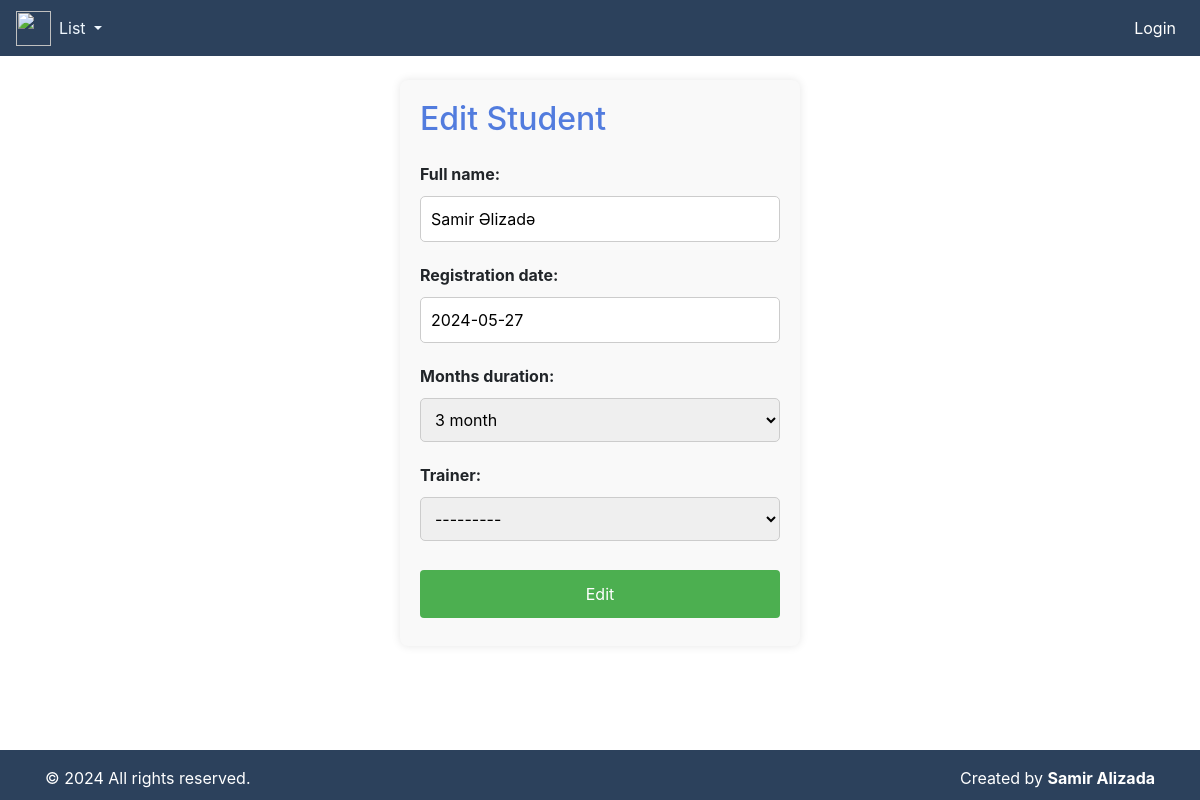
Page /update-student/20/ on the earlier database version.
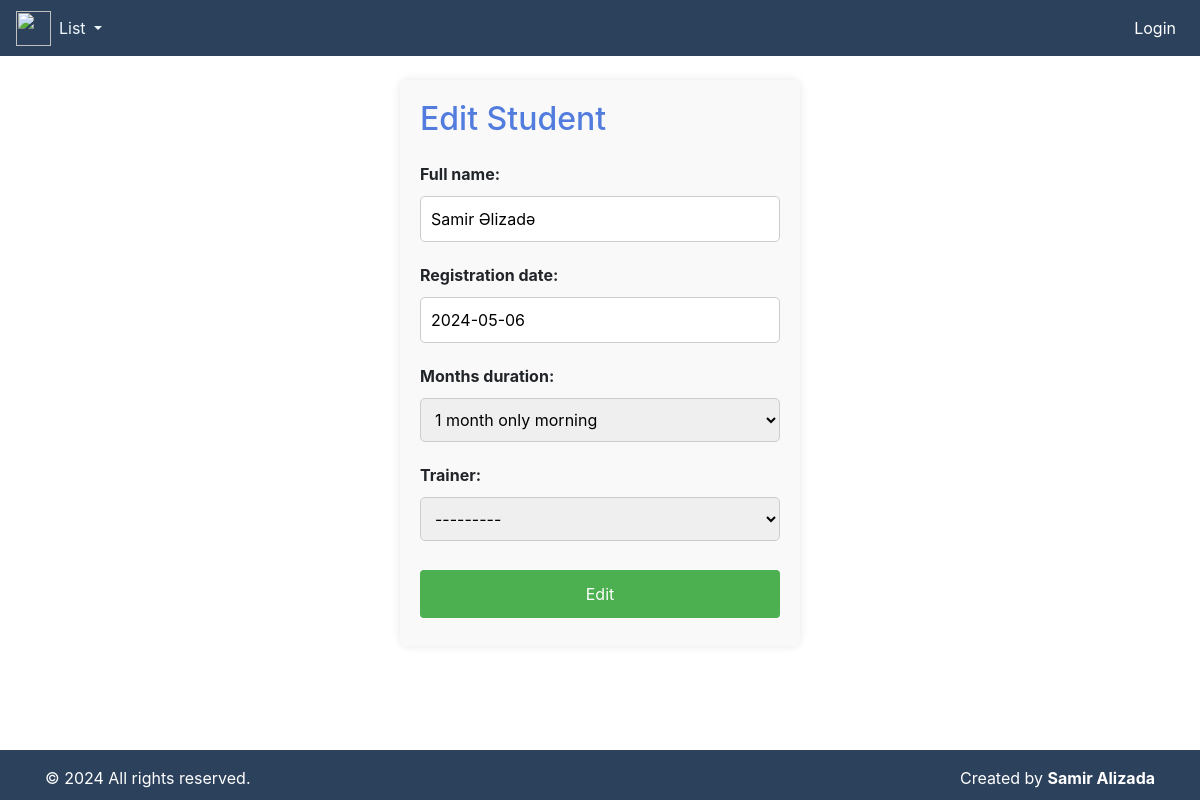
Same page on the later database version.
### fitness/models.py (models this page shows, shortened)
class Student(models.Model):
    full_name = models.CharField(max_length=100)
    registration_date = models.DateField(default=timezone.now)
    months_duration = models.ForeignKey(MonthlyPricing, on_delete=models.CASCADE, null=True, blank=True)
    trainer = models.ForeignKey(Trainer, on_delete=models.CASCADE, null=True, blank=True)
    payment = models.IntegerField(default=0)
    end_date = models.DateField(null=True, blank=True)

class Trainer(models.Model):
    full_name = models.CharField(max_length=100)
    registration_date = models.DateField(default=timezone.now)
    monthly_fee = models.IntegerField()
    student_fee = models.IntegerField()
    def __str__(self) -> str:
        return f"{self.full_name}"

### fitness/views.py (the view)
# urls.py: path('update-student/<int:pk>/', update_student, name='update_student'),
def update_student(request, pk):
    student = get_object_or_404(Student, pk=pk)
    form = StudentForm(instance=student)
    if request.method == 'POST':
        form = StudentForm(request.POST, instance=student)
        if form.is_valid():
            form.save()
            return redirect('student_panel')
    return render(request, 'update_student.html', {'form': form})

### fitness/forms.py
class StudentForm(forms.ModelForm):
    class Meta:
        model = Student
        fields = ['full_name', 'registration_date', 'months_duration', 'trainer']

### fitness/models.py (called while the page is built)
    def __str__(self) -> str:
        return f"{self.name}"

### templates/update_student.html (shortened to what this page needs)
{% extends 'index.html' %}
{% block content %}
<div class="container mt-4">
    <form method="post">
        <h2 class="mb-4" style="color: rgb(82, 124, 222);">Edit Student</h2>
        {{ form.as_p }}
        <button type="submit" class="btn btn-primary">Edit</button>
    </form>
</div>
{% endblock %}

Differences in the rows shown:
changed Student "Samir Əlizadə": registration_date "2024-05-27" → "2024-05-06"; months_duration "3 month" → "1 month only morning"
